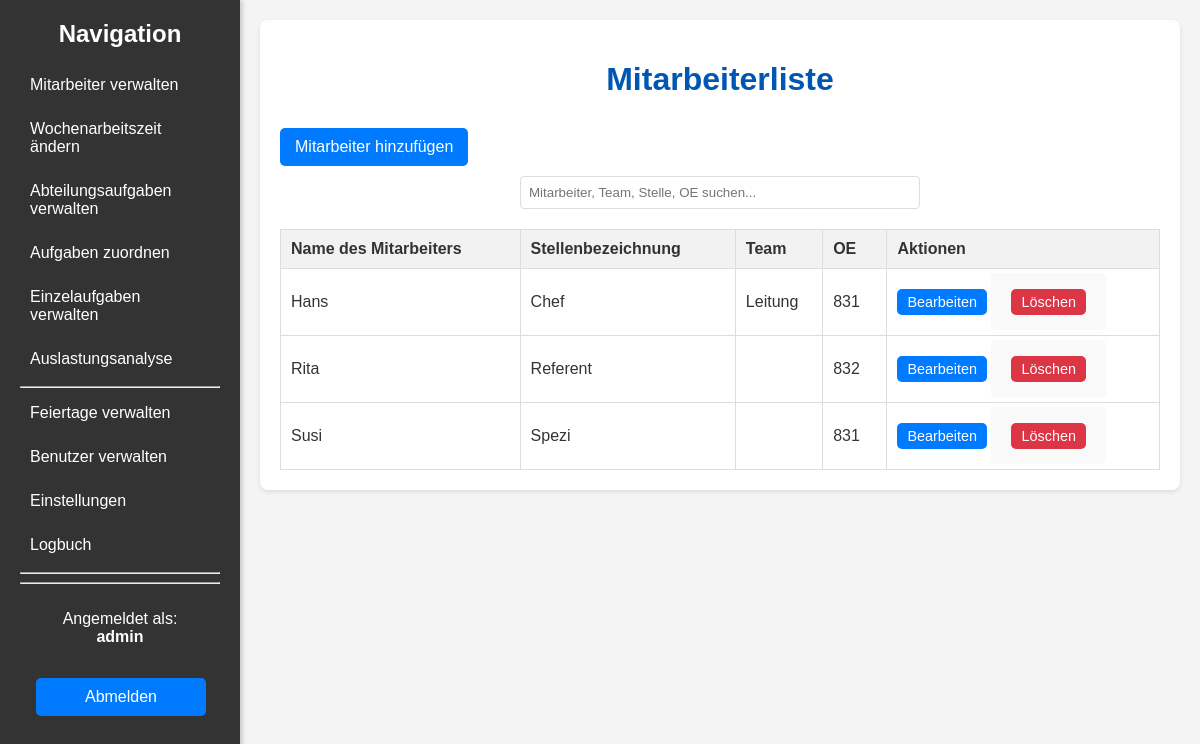
Page /employees (signed in) on the committed database.
### models.py (models this page shows, shortened)
class User(db.Model, UserMixin):
    id = db.Column(db.Integer, primary_key=True)
    username = db.Column(db.String(100), unique=True, nullable=False)
    password_hash = db.Column(db.String(128))
    oe_number = db.Column(db.String(50), nullable=False)
    is_admin = db.Column(db.Boolean, default=False)

class Employee(db.Model):
    id = db.Column(db.Integer, primary_key=True)
    name = db.Column(db.String(100), nullable=False)
    job_title = db.Column(db.String(100), nullable=False)
    weekly_working_hours = db.Column(db.Float, default=0.0)
    team = db.Column(db.String(100), nullable=True)
    oe_number = db.Column(db.String(50), nullable=False)
    working_hours_changes = db.relationship('WorkingHoursChange', backref='employee', lazy=True, cascade="all, delete-orphan")
    assigned_tasks = db.relationship('EmployeeTask', backref='employee', lazy=True, cascade="all, delete-orphan")
    einzelaufgaben_zuordnung = db.relationship('EinzelaufgabeMitarbeiter', back_populates='employee', lazy=True, cascade="all, delete-orphan")

### app.py (the view)
@app.route('/employees')
@login_required
def employees():
    query = Employee.query
    if not current_user.is_admin:
        query = query.filter_by(oe_number=current_user.oe_number)
    return render_template('employees.html', employees=query.order_by(Employee.name).all())

### app.py (called while the page is built)
@login_manager.user_loader
def load_user(user_id):
    return User.query.get(int(user_id))

### templates/employees.html (shortened to what this page needs)
{% extends "base.html" %}
{% block content %}
    <h1>Mitarbeiterliste</h1>
    <a href="{{ url_for('add_employee') }}" class="button">Mitarbeiter hinzufügen</a>
    <div class="search-container">
        <input type="text" id="employeeSearch" onkeyup="filterTable()" placeholder="Mitarbeiter, Team, Stelle, OE suchen...">
    </div>
    <table id="employeeTable">
        <thead>
            <tr>
                <th class="sortable-header" data-column="name">Name des Mitarbeiters</th>
                <th class="sortable-header" data-column="job_title">Stellenbezeichnung</th>
                <th class="sortable-header" data-column="team">Team</th>
                <th class="sortable-header" data-column="oe_number">OE</th>
                <th>Aktionen</th>
            </tr>
        </thead>
        <tbody>
            {% for employee in employees %}
            <tr>
                <td>{{ employee.name }}</td>
                <td>{{ employee.job_title }}</td>
                <td>{{ employee.team | default('-') }}</td>
                <td>{{ employee.oe_number }}</td>
                <td>
                    <a href="{{ url_for('edit_employee', employee_id=employee.id) }}" class="button small">Bearbeiten</a>
                    <form action="{{ url_for('delete_employee', employee_id=employee.id) }}" method="post" style="display:inline;">
                        <button type="submit" class="button small delete">Löschen</button>
                    </form>
                </td>
            </tr>
            {% endfor %}
        </tbody>
    </table>
{% endblock %}

### templates/base.html (shortened to what this page needs)
<!DOCTYPE html>
<html lang="de">
<head>
    <link rel="stylesheet" href="{{ url_for('static', filename='style.css') }}">
</head>
<body>
    <div class="wrapper">
        {% block sidebar %}
        <div class="sidebar">
            <h2>Navigation</h2>
            <ul>
                <li><a href="{{ url_for('employees') }}">Mitarbeiter verwalten</a></li>
                <li><a href="{{ url_for('working_hours_changes') }}">Wochenarbeitszeit ändern</a></li>
                <li><a href="{{ url_for('department_tasks') }}">Abteilungsaufgaben verwalten</a></li>
                <li><a href="{{ url_for('assign_tasks') }}">Aufgaben zuordnen</a></li>
                <li><a href="{{ url_for('einzelaufgaben') }}">Einzelaufgaben verwalten</a></li>
                <li><a href="{{ url_for('workload_analysis') }}">Auslastungsanalyse</a></li>
                {% if current_user.is_admin %}
                    <hr>
                    <li><a href="{{ url_for('holidays') }}">Feiertage verwalten</a></li>
                    <li><a href="{{ url_for('user_list') }}">Benutzer verwalten</a></li>
                    <li><a href="{{ url_for('settings') }}">Einstellungen</a></li>
                    <li><a href="{{ url_for('logbook') }}">Logbuch</a></li>
                {% endif %}
                <hr>
                <hr>
            </ul>
            <div style="position: relative; top: 10px; width: 100%;">
                 <p style="text-align: center;">Angemeldet als:<br><b>{{ current_user.username }}</b></p>
                 <a href="{{ url_for('logout') }}" class="button" style="width: 70%; margin: 8%;">Abmelden</a>
            </div>
        </div>
        {% endblock %}
        <div class="main-content">
            <div class="container">
                {% block content %}{% endblock %}
            </div>
        </div>
    </div>
</body>
</html>

### static/style.css (style rules this page uses)
body { font-family: Arial, sans-serif; margin: 0; background-color: #f4f4f4; color: #333; }
.wrapper { display: flex; min-height: 100vh; }
.sidebar { width: 200px; background-color: #333; color: white; padding: 20px; box-shadow: 2px 0 5px rgba(0,0,0,0.2); flex-shrink: 0; position: sticky; top: 0; height: 100vh; overflow-y: auto; }
.sidebar h2 { color: white; margin-top: 0; text-align: center; }
.sidebar ul { list-style: none; padding: 0; }
.sidebar ul li { margin-bottom: 10px; }
.sidebar ul li a { text-decoration: none; color: white; display: block; padding: 8px 10px; border-radius: 4px; }
.main-content { flex-grow: 1; padding: 20px; }
.container { max-width: 900px; margin: 0 auto; background-color: #fff; padding: 20px; border-radius: 8px; box-shadow: 0 2px 4px rgba(0, 0, 0, 0.1); }
h1, h2 { color: #0056b3; text-align: center; margin-bottom: 20px; }
table { width: 100%; border-collapse: collapse; margin-top: 20px; }
table, th, td { border: 1px solid #ddd; }
th, td { padding: 10px; text-align: left; }
th { background-color: #f2f2f2; }
.button { display: inline-block; padding: 10px 15px; margin: 10px 0; background-color: #007bff; color: white; text-align: center; text-decoration: none; border-radius: 5px; border: none; cursor: pointer; }
.button.small { padding: 5px 10px; font-size: 0.9em; }
.button.delete { background-color: #dc3545; }
form { background-color: #f9f9f9; padding: 20px; border-radius: 5px; margin-top: 20px; }
form button[type="submit"] { background-color: #28a745; color: white; padding: 10px 20px; border: none; border-radius: 5px; cursor: pointer; font-size: 1em; }
.search-container { margin-bottom: 20px; text-align: center; }
.search-container input { padding: 8px; width: 50%; max-width: 400px; border: 1px solid #ddd; border-radius: 4px; box-sizing: border-box; }
.sortable-header { cursor: pointer; position: relative; padding-right: 20px; }
.sortable-header::after { content: ''; display: inline-block; position: absolute; right: 5px; top: 50%; transform: translateY(-50%); width: 0; height: 0; border-left: 5px solid transparent; border-right: 5px solid transparent; vertical-align: middle; }

### templates/employees.html (style rules this page uses)
.search-container { margin-bottom: 20px; text-align: center; }
.search-container input { padding: 8px; width: 50%; max-width: 400px; border: 1px solid #ddd; border-radius: 4px; box-sizing: border-box; }
.sortable-header { cursor: pointer; position: relative; padding-right: 20px; }
.sortable-header::after { content: ''; display: inline-block; position: absolute; right: 5px; top: 50%; transform: translateY(-50%); width: 0; height: 0; border-left: 5px solid transparent; border-right: 5px solid transparent; vertical-align: middle; }

### rows in the picture
User: username "admin"
Employee: name "Hans", job_title "Chef", team "Leitung", oe_number "831"
Employee: name "Rita", job_title "Referent", oe_number "832"
Employee: name "Susi", job_title "Spezi", oe_number "831"
